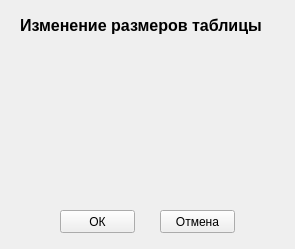
<?xml version="1.0" encoding="UTF-8"?>
<ui version="4.0">
 <class>Form</class>
 <widget class="QWidget" name="Form">
  <property name="geometry">
   <rect>
    <x>0</x>
    <y>0</y>
    <width>295</width>
    <height>249</height>
   </rect>
  </property>
  <property name="windowTitle">
   <string>Form</string>
  </property>
  <widget class="QLabel" name="label">
   <property name="geometry">
    <rect>
     <x>20</x>
     <y>10</y>
     <width>281</width>
     <height>31</height>
    </rect>
   </property>
   <property name="font">
    <font>
     <pointsize>12</pointsize>
     <weight>75</weight>
     <bold>true</bold>
    </font>
   </property>
   <property name="text">
    <string>Изменение размеров таблицы</string>
   </property>
  </widget>
  <widget class="QPushButton" name="okButton">
   <property name="geometry">
    <rect>
     <x>60</x>
     <y>210</y>
     <width>75</width>
     <height>23</height>
    </rect>
   </property>
   <property name="text">
    <string>ОК</string>
   </property>
  </widget>
  <widget class="QPushButton" name="cancelButton">
   <property name="geometry">
    <rect>
     <x>160</x>
     <y>210</y>
     <width>75</width>
     <height>23</height>
    </rect>
   </property>
   <property name="text">
    <string>Отмена</string>
   </property>
  </widget>
 </widget>
 <resources/>
 <connections/>
</ui>
